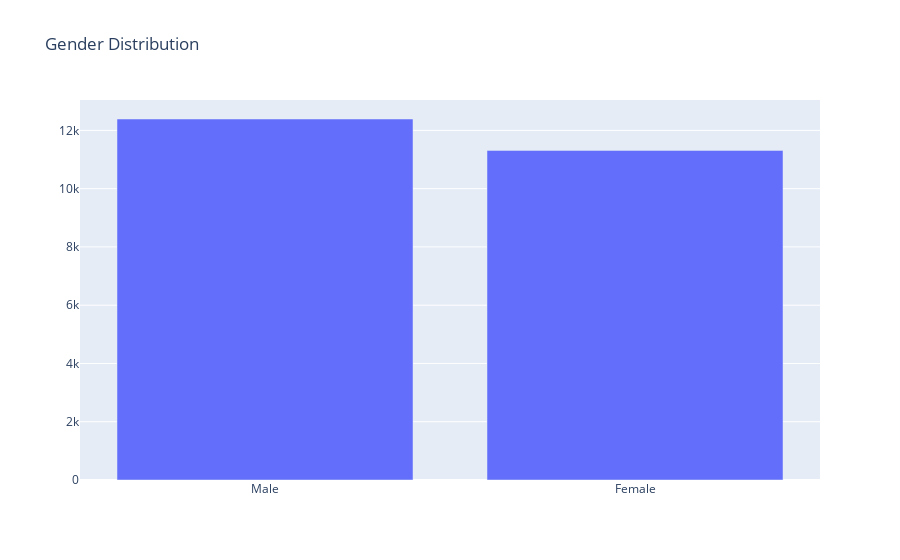

Source (notebook cell):
### Code cell
ditribution_plot(x=gender_dist.index, y=gender_dist.values, name='Gender Distribution')

### Figure 1 — Plotly figure (JSON) as saved in the notebook; plotly's stock layout.template omitted (floating-point values rounded to 4 significant figures)
{"data": [{"type": "bar", "x": ["Male", "Female"], "y": [12391, 11314]}], "layout": {"title": {"text": "Gender Distribution"}}}
